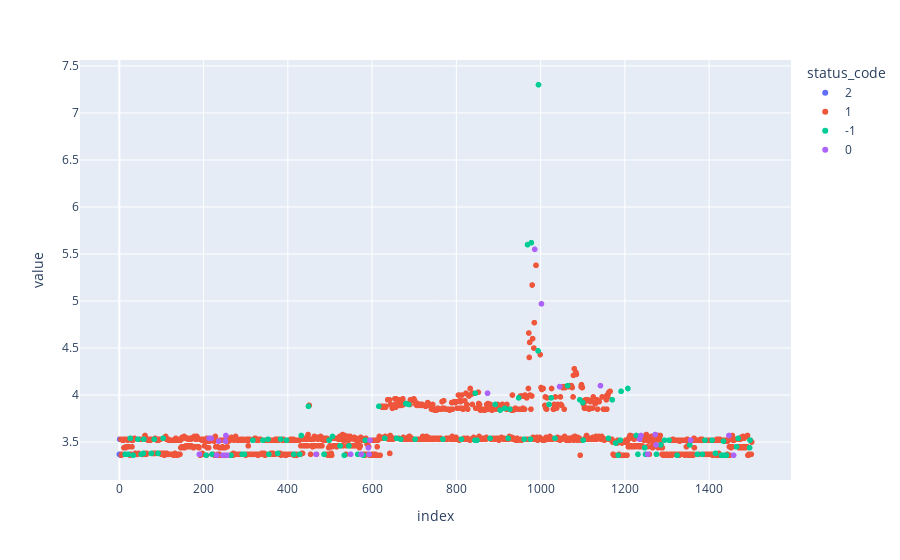

This figure's notebook cell:
### Code cell
df_welford = pd.read_csv("../log/Continental" + str(file_num) + "_welford.csv")

# make status code as discrete value
df_welford["status_code"] = df_welford["status_code"].astype(str)

# make graph
fig = px.scatter(df_welford, y="value", color="status_code", hover_data=['status'])
fig.show()

### Figure 1 — Plotly figure (JSON) as saved in the notebook; plotly's stock layout.template omitted (floating-point values rounded to 4 significant figures; data arrays with more than 128 entries replaced by an {"elided": "..."} marker saying what was removed)
{"data": [{"customdata": [["Undefined"], ["Undefined"], ["Undefined"], ["Undefined"]], "hovertemplate": "status_code=2<br>index=%{x}<br>value=%{y}<br>status=%{customdata[0]}<extra></extra>", "legendgroup": "2", "marker": {"color": "#636efa", "symbol": "circle"}, "mode": "markers", "name": "2", "showlegend": true, "type": "scattergl", "x": [0, 1, 2, 3], "xaxis": "x", "y": [3.37, 3.53, 3.53, 3.36], "yaxis": "y"}, {"customdata": {"elided": "1371x1 str values"}, "hovertemplate": "status_code=1<br>index=%{x}<br>value=%{y}<br>status=%{customdata[0]}<extra></extra>", "legendgroup": "1", "marker": {"color": "#EF553B", "symbol": "circle"}, "mode": "markers", "name": "1", "showlegend": true, "type": "scattergl", "x": {"elided": "1371 int values"}, "xaxis": "x", "y": {"elided": "1371 float values"}, "yaxis": "y"}, {"customdata": [["Error: measurement below lower limit"], ["Error: measurement below lower limit"], ["Error: measurement above upper limit"], ["Error: measurement below lower limit"], ["Error: measurement above upper limit"], ["Error: measurement below lower limit"], ["Error: measurement above upper limit"], ["Error: measurement above upper limit"], ["Error: measurement below lower limit"], ["Error: measurement above upper limit"], ["Error: measurement below lower limit"], ["Error: measurement above upper limit"], ["Error: measurement below lower limit"], ["Error: measurement below lower limit"], ["Error: measurement below lower limit"], ["Error: measurement below lower limit"], ["Error: measurement below lower limit"], ["Error: measurement above upper limit"], ["Error: measurement above upper limit"], ["Error: measurement above upper limit"], ["Error: measurement below lower limit"], ["Error: measurement below lower limit"], ["Error: measurement above upper limit"], ["Error: measurement above upper limit"], ["Error: measurement below lower limit"], ["Error: measurement below lower limit"], ["Error: measurement above upper limit"], ["Error: measurement above upper limit"], ["Error: measurement below lower limit"], ["Error: measurement above upper limit"], ["Error: measurement above upper limit"], ["Error: measurement below lower limit"], ["Error: measurement below lower limit"], ["Error: measurement below lower limit"], ["Error: measurement below lower limit"], ["Error: measurement below lower limit"], ["Error: measurement above upper limit"], ["Error: measurement above upper limit"], ["Error: measurement below lower limit"], ["Error: measurement below lower limit"], ["Error: measurement below lower limit"], ["Error: measurement above upper limit"], ["Error: measurement above upper limit"], ["Error: measurement below lower limit"], ["Error: measurement below lower limit"], ["Error: measurement below lower limit"], ["Error: measurement below lower limit"], ["Error: measurement above upper limit"], ["Error: measurement below lower limit"], ["Error: measurement below lower limit"], ["Error: measurement above upper limit"], ["Error: measurement above upper limit"], ["Error: measurement above upper limit"], ["Error: measurement below lower limit"], ["Error: measurement above upper limit"], ["Error: measurement above upper limit"], ["Error: measurement below lower limit"], ["Error: measurement above upper limit"], ["Error: measurement below lower limit"], ["Error: measurement above upper limit"], ["Error: measurement above upper limit"], ["Error: measurement above upper limit"], ["Error: measurement above upper limit"], ["Error: measurement above upper limit"], ["Error: measurement below lower limit"], ["Error: measurement above upper limit"], ["Error: measurement above upper limit"], ["Error: measurement below lower limit"], ["Error: measurement below lower limit"], ["Error: measurement below lower limit"], ["Error: measurement above upper limit"], ["Error: measurement above upper limit"], ["Error: measurement below lower limit"], ["Error: measurement above upper limit"], ["Error: measurement above upper limit"], ["Error: measurement above upper limit"], ["Error: measurement above upper limit"], ["Error: measurement below lower limit"], ["Error: measurement below lower limit"], ["Error: measurement below lower limit"], ["Error: measurement below lower limit"], ["Error: measurement below lower limit"], ["Error: measurement above upper limit"], ["Error: measurement above upper limit"], ["Error: measurement below lower limit"], ["Error: measurement above upper limit"], ["Error: measurement below lower limit"], ["Error: measurement below lower limit"], ["Error: measurement above upper limit"], ["Error: measurement above upper limit"], ["Error: measurement below lower limit"], ["Error: measurement below lower limit"], ["Error: measurement below lower limit"], ["Error: measurement below lower limit"], ["Error: measurement below lower limit"], ["Error: measurement below lower limit"], ["Error: measurement above upper limit"], ["Error: measurement above upper limit"], ["Error: measurement above upper limit"]], "hovertemplate": "status_code=-1<br>index=%{x}<br>value=%{y}<br>status=%{customdata[0]}<extra></extra>", "legendgroup": "-1", "marker": {"color": "#00cc96", "symbol": "circle"}, "mode": "markers", "name": "-1", "showlegend": true, "type": "scattergl", "x": [14, 21, 26, 33, 44, 52, 57, 58, 76, 83, 92, 104, 206, 220, 265, 292, 297, 317, 341, 353, 355, 376, 383, 397, 414, 428, 432, 449, 486, 498, 506, 524, 534, 545, 566, 579, 584, 616, 630, 658, 668, 680, 687, 702, 768, 812, 844, 845, 849, 880, 892, 904, 915, 923, 927, 948, 961, 969, 976, 978, 994, 995, 1020, 1025, 1034, 1064, 1093, 1100, 1101, 1161, 1170, 1178, 1184, 1189, 1191, 1207, 1227, 1231, 1247, 1249, 1275, 1285, 1294, 1305, 1324, 1354, 1372, 1384, 1390, 1407, 1415, 1429, 1434, 1435, 1441, 1465, 1469, 1496, 1497], "xaxis": "x", "y": [3.37, 3.37, 3.54, 3.36, 3.53, 3.37, 3.38, 3.53, 3.38, 3.53, 3.38, 3.54, 3.36, 3.37, 3.36, 3.37, 3.37, 3.52, 3.52, 3.53, 3.37, 3.38, 3.53, 3.52, 3.37, 3.37, 3.57, 3.88, 3.37, 3.52, 3.56, 3.46, 3.36, 3.46, 3.37, 3.36, 3.52, 3.88, 3.54, 3.54, 3.53, 3.91, 3.9, 3.53, 3.53, 3.53, 3.52, 4.02, 3.52, 3.54, 3.9, 3.84, 3.86, 3.54, 3.85, 3.97, 3.53, 5.6, 3.53, 5.62, 4.47, 7.3, 3.9, 3.97, 3.54, 4.1, 3.95, 3.92, 3.52, 3.54, 3.95, 3.49, 3.36, 3.52, 4.04, 4.07, 3.57, 3.37, 3.44, 3.37, 3.37, 3.47, 3.52, 3.52, 3.36, 3.47, 3.37, 3.37, 3.52, 3.52, 3.38, 3.36, 3.51, 3.36, 3.36, 3.45, 3.54, 3.44, 3.52], "yaxis": "y"}, {"customdata": [["Warning0: measurement close to lower limit."], ["Warning0: measurement close to upper limit."], ["Warning0: measurement close to upper limit."], ["Warning0: measurement close to lower limit."], ["Warning1: measurement close to upper limit."], ["Warning1: measurement close to lower limit."], ["Warning0: measurement close to upper limit."], ["Warning0: measurement close to upper limit."], ["Warning1: measurement close to lower limit."], ["Warning0: measurement close to lower limit."], ["Warning0: measurement close to lower limit."], ["Warning0: measurement close to lower limit."], ["Warning0: measurement close to lower limit."], ["Warning1: measurement close to lower limit."], ["Warning0: measurement close to upper limit."], ["Warning0: measurement close to upper limit."], ["Warning0: measurement close to upper limit."], ["Warning0: measurement close to upper limit."], ["Warning0: measurement close to upper limit."], ["Warning0: measurement close to upper limit."], ["Warning0: measurement close to upper limit."], ["Warning0: measurement close to upper limit."], ["Warning1: measurement close to lower limit."], ["Warning0: measurement close to upper limit."], ["Warning0: measurement close to lower limit."], ["Warning0: measurement close to upper limit."], ["Warning0: measurement close to upper limit."], ["Warning0: measurement close to lower limit."]], "hovertemplate": "status_code=0<br>index=%{x}<br>value=%{y}<br>status=%{customdata[0]}<extra></extra>", "legendgroup": "0", "marker": {"color": "#ab63fa", "symbol": "circle"}, "mode": "markers", "name": "0", "showlegend": true, "type": "scattergl", "x": [190, 213, 218, 231, 236, 246, 252, 253, 255, 467, 549, 574, 591, 593, 595, 874, 986, 1002, 1045, 1142, 1235, 1238, 1254, 1272, 1274, 1356, 1447, 1458], "xaxis": "x", "y": [3.37, 3.54, 3.54, 3.36, 3.51, 3.36, 3.51, 3.57, 3.36, 3.37, 3.37, 3.37, 3.44, 3.37, 3.52, 4.02, 5.55, 4.97, 4.09, 4.1, 3.53, 3.57, 3.37, 3.58, 3.47, 3.52, 3.57, 3.36], "yaxis": "y"}], "layout": {"legend": {"title": {"text": "status_code"}, "tracegroupgap": 0}, "margin": {"t": 60}, "xaxis": {"anchor": "y", "domain": [0, 1], "title": {"text": "index"}}, "yaxis": {"anchor": "x", "domain": [0, 1], "title": {"text": "value"}}}}
